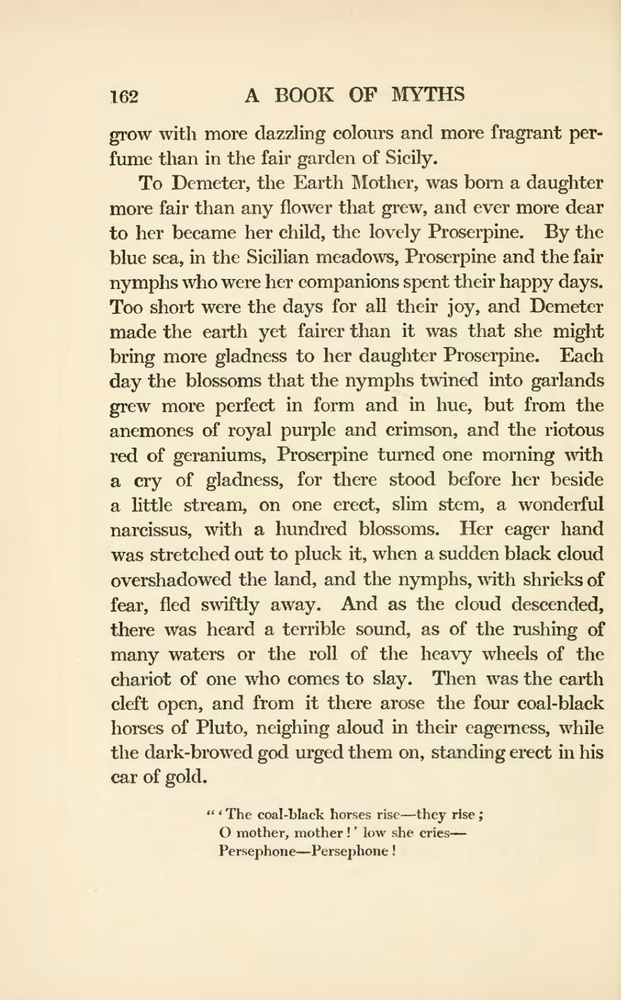
#> input picture Words-Segmentation/book2.jpg, 621 x 1000 px, shrunk from 995 x 1602 before the run, found by its file name
$ python Words-Segmentation-From-a-book.py
#> lines starting #> are read from the running program, lines starting #| are printed output that depends on the picture; after the words box and inside, x2 and y2 are one past the last pixel; in counts of white or black regions, pixels touching at a corner belong together
import cv2
import numpy as np

img = cv2.imread('Open-CV/Words-Segmentation/book2.jpg')
#> img is the input picture: shape (1000, 621, 3); mean B, G, R 190.3, 219, 231.1


def thresholding(image):
    img_gray = cv2.cvtColor(image,cv2.COLOR_BGR2GRAY)
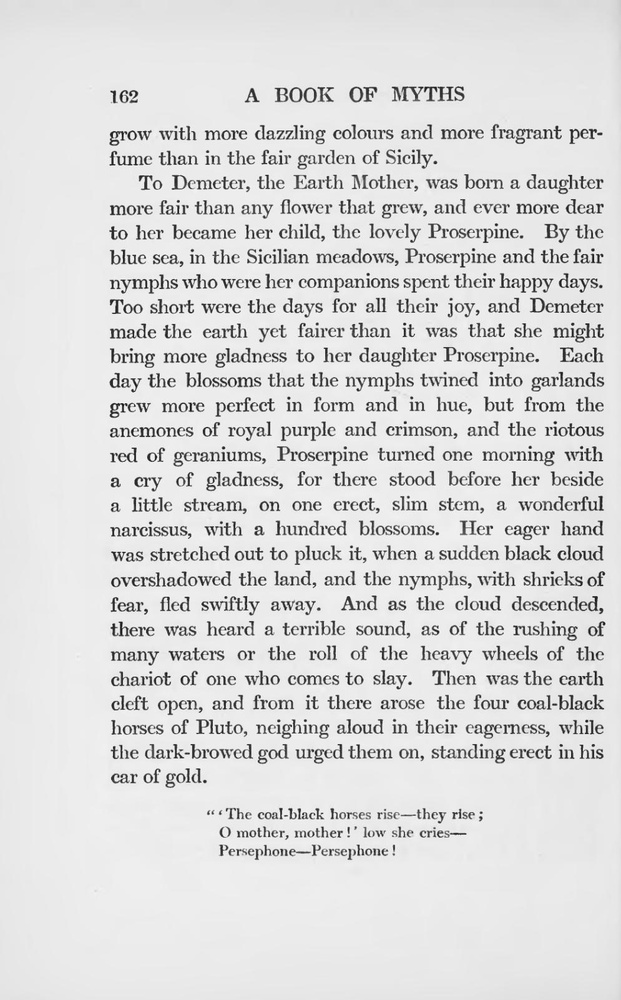
#> img_gray: shape (1000, 621); min 12, max 253, mean 219.4

    # We need the words in white
    ret, thresh = cv2.threshold(img_gray, 170, 255 , cv2.THRESH_BINARY_INV)
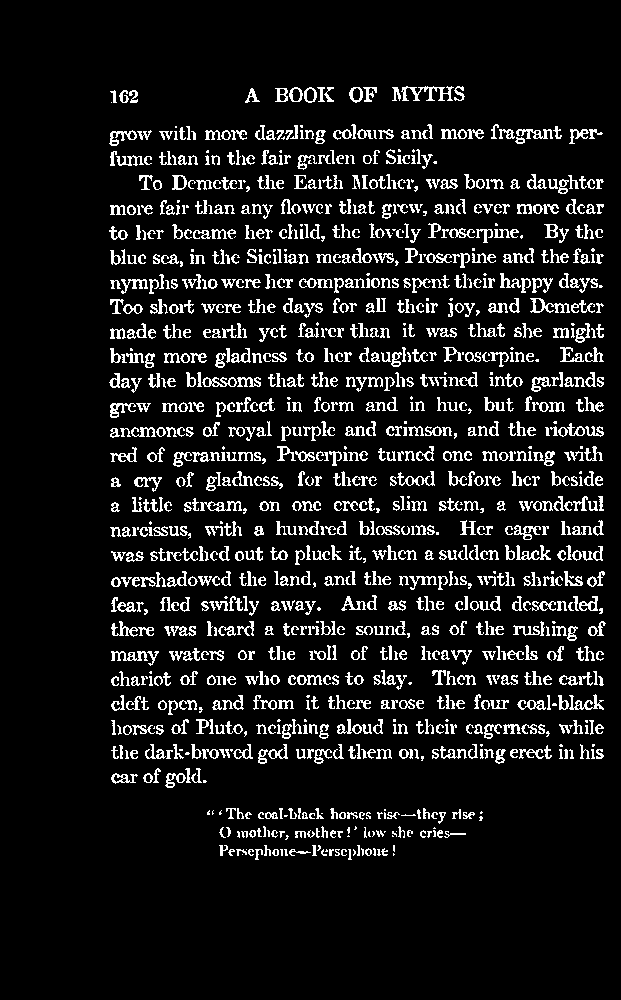
#> thresh: shape (1000, 621); 9.7% white in thin lines or dots, all inside (x1, y1, x2, y2) = (109, 86, 606, 860)

    # wee need the "merge" the characters to a single "words"
    thresh = cv2.GaussianBlur(thresh, (11,11), 0)
    ret, thresh = cv2.threshold(thresh, 130 , 255 , cv2.THRESH_BINARY)
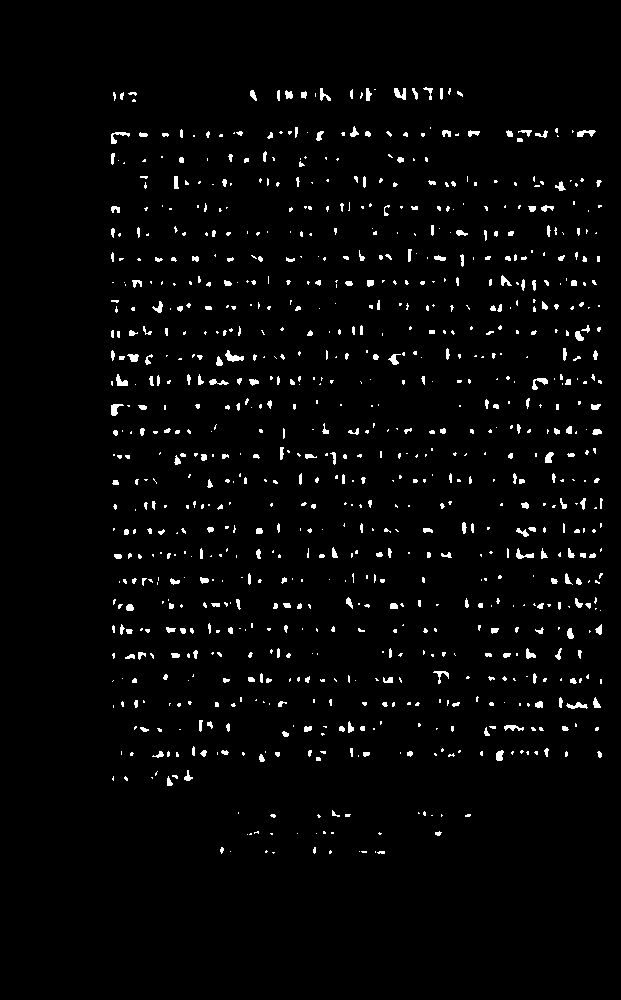
#> thresh: shape (1000, 621); 2.5% white; 914 white regions (602 under 20 px), largest, box (x1, y1, x2, y2) and area: (225, 350, 244, 362) 110, (394, 88, 406, 100) 92, (532, 378, 548, 390) 90
    return thresh


thresh_img = thresholding(img)
cv2.imshow("thresh_img",thresh_img)


# line sementation

linesArray = []
kernelRows = np.ones((5,40), np.uint8)

# We will use dilation for the line sementation
dilated = cv2.dilate(thresh_img, kernelRows, iterations=1)
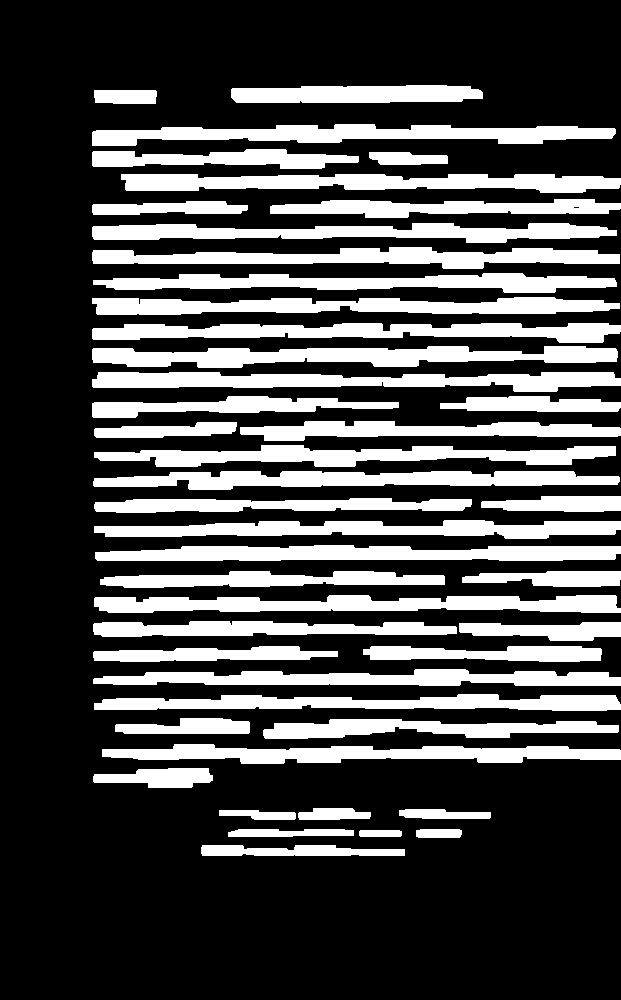
#> dilated: shape (1000, 621); 28.6% white; 45 white regions
cv2.imshow("dilated",dilated)

# find contours
(contoursRows , heirarchy) = cv2.findContours(dilated.copy(), cv2.RETR_EXTERNAL, cv2.CHAIN_APPROX_SIMPLE)
#> contoursRows = 45 contours; largest, box (x1, y1, x2, y2) and area: (92, 346, 618, 368) 6909, (92, 372, 621, 392) 6369, (94, 595, 621, 613) 6368, (92, 124, 616, 146) 6355, (121, 174, 621, 193) 6313
#cv2.drawContours(img, contoursRows, -1 , (0,255,0), 2) # draw the contour around each row on the original image

# loop inside the contours and draw rectangle
for row in contoursRows :
    area = cv2.contourArea(row)
    if area > 500 :
        x , y, w, h = cv2.boundingRect(row)
        #cv2.rectangle(img, (x,y), (x+w, y+h), (40,100,250), 2)
        linesArray.append([x , y, w, h])
#> this loop made 45 passes
#> (area, x, y, w, h) on passes 1, 4, 6, 7, 8, 9, 10, 11, 12, 13, 14, 15: (1571.5, 201, 845, 204, 11), (736.5, 228, 829, 126, 8), (645.5, 399, 809, 92, 10), (633, 298, 808, 73, 12), (1564.5, 93, 768, 120, 20), (5935, 102, 744, 519, 20), (4070, 263, 719, 356, 20), (1500.5, 115, 718, 135, 16), (5591, 94, 694, 527, 17), (5656.5, 93, 669, 528, 17), (2689.5, 363, 646, 239, 16), (2453, 93, 646, 245, 16)
#> area on passes 2, 3, 5: 249, 350.5, 479
#> after the loop, linesArray = 42 items, first 6: [201, 845, 204, 11], [228, 829, 126, 8], [399, 809, 92, 10], [298, 808, 73, 12], [93, 768, 120, 20], [102, 744, 519, 20]

print(len(linesArray)) # 33 lines
#| 42

# lets sort the line by the y position (from up to down)
sortedLinesArray = sorted(linesArray, key=lambda line : line [1])
#> sortedLinesArray = 42 items, first 6: [231, 85, 252, 18], [94, 90, 63, 14], [92, 124, 524, 22], [92, 149, 267, 20], [369, 152, 79, 13], [121, 174, 500, 19]


# words segmentation

words = []
lineNumber = 0
all = []

# kernel for words
kernelWords = np.ones((7,7), np.uint8)
dilateWordsImg = cv2.dilate(thresh_img, kernelWords, iterations=1)
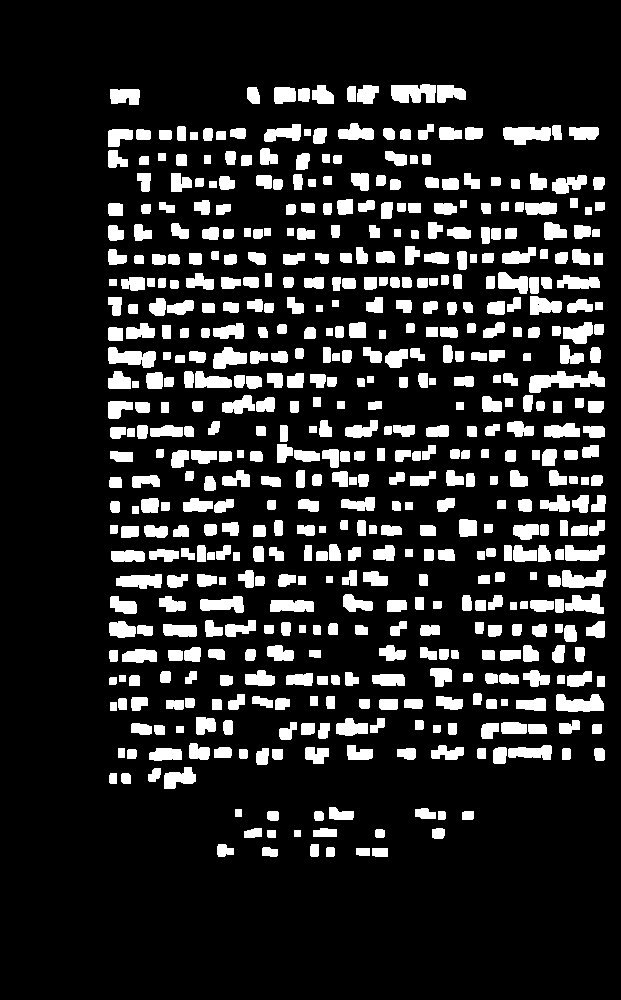
#> dilateWordsImg: shape (1000, 621); 15.4% white; 556 white regions, largest, box (x1, y1, x2, y2) and area: (529, 371, 605, 393) 939, (391, 84, 436, 103) 704, (108, 347, 156, 368) 658
cv2.imshow("dilate Words Img",dilateWordsImg)

for line in sortedLinesArray :

    x,y,w,h = line

    roi_line = dilateWordsImg[y: y+h , x:x+w]
    #cv2.rectangle(img, (x,y), (x+w, y+h), (0,255,0),2 )
    (contoursWords , heirarchy) = cv2.findContours(roi_line.copy(), cv2.RETR_EXTERNAL, cv2.CHAIN_APPROX_SIMPLE)

    for word in contoursWords:
        x1,y1,w1,h1 = cv2.boundingRect(word)
        cv2.rectangle(img,(x+x1,y+y1),(x+x1+w1,y+y1+h1),(255,255,0),2)
        words.append([x+x1,y+y1,x+x1+w1,y+y1+h1])

    # sort the words by the X position
    sortedWords = sorted(words, key=lambda line : line[0]) #(x,y,w,h)

    # build a full array of lines and words

    for word in sortedWords:
        a = (lineNumber,word)
        all.append(a)

    lineNumber = lineNumber + 1
#> this loop made 42 passes
#> (x, y, w, h) on passes 1 to 12: (231, 85, 252, 18), (94, 90, 63, 14), (92, 124, 524, 22), (92, 149, 267, 20), (369, 152, 79, 13), (121, 174, 500, 19), (270, 199, 351, 19), (92, 201, 156, 14), (92, 223, 525, 20), (92, 247, 528, 22), (93, 273, 524, 20), (92, 297, 528, 18)
#> pass 3, `roi_line = dilateWordsImg[y: y+h , x:x+w]`:
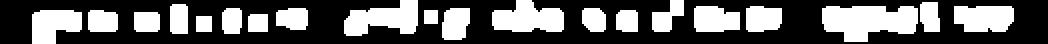
#> roi_line: shape (22, 524) (shown 2 times larger); 37% white; 20 white regions, largest, box (x1, y1, x2, y2) and area: (411, 3, 459, 21) 650, (172, 0, 209, 18) 435, (246, 0, 282, 16) 423
#> after the loop:
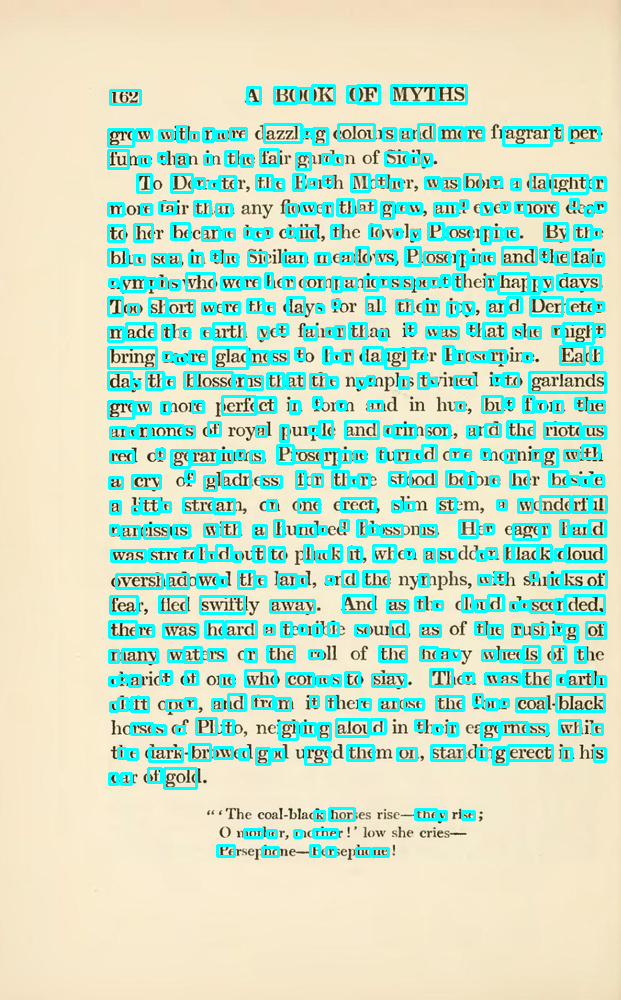
#> img: shape (1000, 621, 3); 14.1% of pixels changed, all inside (x1, y1, x2, y2) = (107, 84, 608, 858)
#> after the loop, all = 12965 items; lineNumber = 42; words = 552 items, first 6: [298, 88, 310, 102], [274, 87, 296, 103], [247, 87, 260, 103], [347, 86, 356, 102], [437, 85, 466, 103], [391, 85, 436, 103]

#print(all)

# show the first word in the first row
chooseWord = all[3][1]
#> chooseWord = [312, 85, 334, 103]
print(chooseWord)
#| [312, 85, 334, 103]

roiWord = img[chooseWord[1]:chooseWord[3], chooseWord[0]:chooseWord[2]]
cv2.imshow("Show a word", roiWord)


cv2.imshow("Show the words",img)
cv2.imwrite("c:/temp/segmentedBook.png",img)
cv2.waitKey(0)
cv2.destroyAllWindows()
